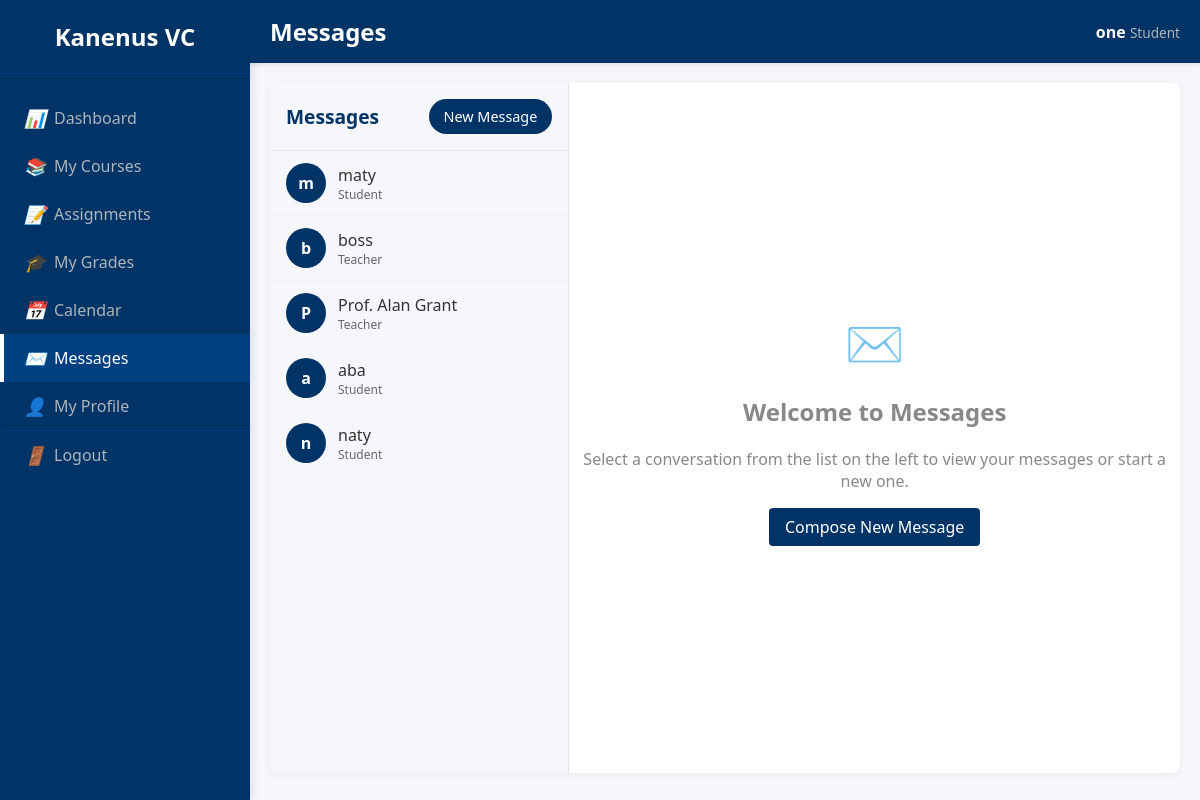
The page /VCLS/messages.php (signed in) on the database its author committed.
### tables this page shows
CREATE TABLE `users` (
  `id` int(11) NOT NULL,
  `username` varchar(50) NOT NULL,
  `password` varchar(255) NOT NULL,
  `full_name` varchar(100) NOT NULL,
  `role` enum('admin','teacher','student') NOT NULL,
  `created_at` timestamp NOT NULL DEFAULT current_timestamp(),
  `gender` enum('male','female','other','not_specified') NOT NULL DEFAULT 'not_specified'
);

### VCLS/messages.php (the view, shortened to what this page needs)
<?php
$user_id = $_SESSION['user_id'];
require_once 'includes/db_connect.php';
$stmt = $conn->prepare("
    SELECT DISTINCT u.id, u.full_name, u.role,
    (SELECT MAX(created_at) FROM messages
     WHERE (sender_id = u.id AND receiver_id = ?)
     OR (sender_id = ? AND receiver_id = u.id)) as last_message_time,
    (SELECT COUNT(*) FROM messages
     WHERE sender_id = u.id AND receiver_id = ? AND is_read = FALSE) as unread_count
    FROM users u
    JOIN messages m ON (m.sender_id = u.id AND m.receiver_id = ?)
                     OR (m.sender_id = ? AND m.receiver_id = u.id)
    WHERE u.id != ?
    ORDER BY last_message_time DESC
");
$stmt->bind_param("iiiiii", $user_id, $user_id, $user_id, $user_id, $user_id, $user_id);
$stmt->execute();
$contacts_result = $stmt->get_result();
?>
<div class="chat-container">
    <div class="chat-sidebar">
        <div class="chat-header">
            <h2>Messages</h2>
            <a href="/VCLS/compose_message.php" class="btn-compose">New Message</a>
        </div>
        <div class="contact-list">
            <?php if ($contacts_result->num_rows > 0): ?>
                <?php while($contact = $contacts_result->fetch_assoc()): ?>
                    <a href="/VCLS/view_message.php?contact=<?php echo $contact['id']; ?>" class="contact-item">
                        <div class="contact-avatar"><?php echo substr($contact['full_name'], 0, 1); ?></div>
                        <div class="contact-info">
                            <span class="contact-name"><?php echo htmlspecialchars($contact['full_name']); ?></span>
                            <span class="contact-role"><?php echo ucfirst($contact['role']); ?></span>
                        </div>
                    </a>
                <?php endwhile; ?>
            <?php else: ?>
                <p class="no-contacts">No conversations yet.</p>
            <?php endif; ?>
        </div>
    </div>
    <div class="chat-main">
        <div class="welcome-message">
            <div class="welcome-icon">✉️</div>
            <h2>Welcome to Messages</h2>
            <p>Select a conversation from the list on the left to view your messages or start a new one.</p>
            <a href="/VCLS/compose_message.php" class="btn">Compose New Message</a>
        </div>
    </div>
</div>

### VCLS/assets/css/dashboard.css (style rules this page uses)
body { margin: 0; padding: 0; background-color: #f5f7fa; color: #333; font-family: 'Segoe UI', Tahoma, Geneva, Verdana, sans-serif; }
.btn { display: inline-block; padding: 8px 16px; background-color: #003366; color: white; border: none; border-radius: 4px; cursor: pointer; text-decoration: none; transition: background-color 0.3s; }
.chat-container { display: flex; height: calc(100vh - 110px); background-color: #fff; border-radius: 8px; box-shadow: 0 2px 10px rgba(0,0,0,0.05); overflow: hidden; }
.chat-sidebar { width: 320px; background-color: #f5f7fb; border-right: 1px solid #e1e4e8; display: flex; flex-direction: column; }
.chat-header { padding: 16px; border-bottom: 1px solid #e1e4e8; display: flex; justify-content: space-between; align-items: center; }
.chat-header h2 { margin: 0; color: #003366; font-size: 1.2em; }
.btn-compose { background-color: #003366; color: white; padding: 8px 15px; border-radius: 20px; text-decoration: none; font-size: 0.9em; }
.contact-list { flex-grow: 1; overflow-y: auto; }
.contact-item { display: flex; align-items: center; padding: 12px 16px; cursor: pointer; text-decoration:none; color:inherit; transition: background-color 0.2s; border-bottom: 1px solid #f0f2f5; position:relative; }
.contact-avatar { width: 40px; height: 40px; background-color: #003366; color: white; border-radius: 50%; display: flex; align-items: center; justify-content: center; font-weight: bold; margin-right: 12px; flex-shrink:0; }
.contact-info { display: flex; flex-direction: column; }
.contact-name { font-weight: 500; }
.contact-role { font-size: 12px; color: #666; }
.chat-main { flex-grow: 1; display: flex; align-items: center; justify-content: center; text-align: center; }
.welcome-message { margin: auto; text-align: center; color: #888; }
.welcome-icon { font-size: 3em; margin-bottom: 20px; }

### rows shown on the page
users: full_name "m", full_name "maty", role "Student"
users: full_name "b", full_name "boss", role "Teacher"
users: full_name "P", full_name "Prof. Alan Grant", role "Teacher"
users: full_name "a", full_name "aba", role "Student"
users: full_name "n", full_name "naty", role "Student"

### other values the page prints
$page_title "Messages"
$_SESSION['full_name'] "one"
